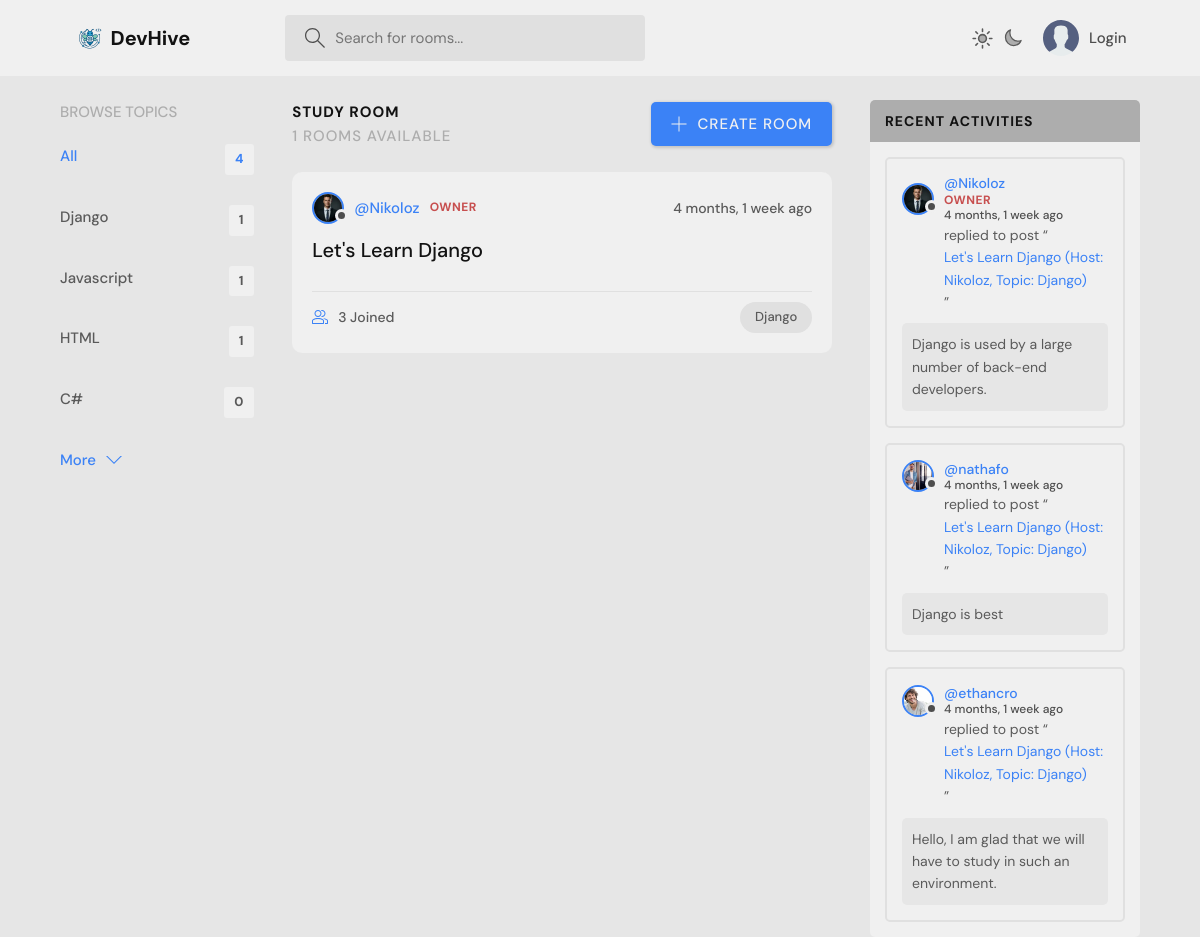
The app's page /search/Django/ with its own data.
### base/models.py (models this page shows, shortened)
class Topic(models.Model):
    name = models.CharField(max_length=200)

class Room(models.Model):
    host = models.ForeignKey(User, on_delete=models.SET_NULL, null=True)
    topic = models.ForeignKey(Topic, on_delete=models.SET_NULL, null=True)
    name = models.CharField(max_length=60)
    slug = models.SlugField(unique=True, blank=True, null=True)
    description = models.TextField(null=True, blank=True)
    participants = models.ManyToManyField(User, related_name='participants', blank=True)
    created = models.DateTimeField(auto_now_add=True)
    updated = models.DateTimeField(auto_now=True)
    class Meta:
        ordering = ['-updated', '-created']
    def __str__(self):
        return f"{self.name} (Host: {self.host.username if self.host else 'No host'}, Topic: {self.topic.name if self.topic else 'No topic'})"

class User(AbstractUser):
    name = models.CharField(max_length=30, null=True)
    email = models.EmailField(unique=True, null=True)
    bio = models.TextField(null=True)
    avatar = models.ImageField(null=True, default='avatar.svg')
    followers = models.ManyToManyField(
        'self',
        symmetrical=False,
        related_name='following',
        blank=True,
        )
    USERNAME_FIELD = 'email'
    REQUIRED_FIELDS = []

class Message(models.Model):
    user = models.ForeignKey(User, on_delete=models.CASCADE)
    room = models.ForeignKey(Room, on_delete=models.CASCADE)
    body = models.TextField()
    created = models.DateTimeField(auto_now_add=True)
    updated = models.DateTimeField(auto_now=True)
    class Meta:
        ordering = ['-created']

### base/views.py (the view)
# urls.py: path('search/<str:q>/', search, name='search'),
def search(request, q):
    rooms = Room.objects.filter(
        Q(topic__name__icontains=q) |
        Q(name__icontains=q) |
        Q(description__icontains=q)
    )
    topics = Topic.objects.all()[0:4]
    room_count = rooms.count()
    room_messages = Message.objects.filter(Q(room__topic__name__icontains=q))[:3]
    context = {'rooms': rooms, 'topics': topics, 'room_count': room_count, 'q': q, 'room_messages': room_messages}
    return render(request, 'home.html', context)

### templates/home.html (shortened to what this page needs)
    {% extends 'main.html' %}
    {% block content %}
    <main class="layout layout--3">
      <div class="container">
         {% include 'topics-component.html' %}
        <div class="roomList">
          <div class="roomList__header">
            <div>
              <h2>Study Room</h2>
              <p>{{rooms.count}} Rooms available</p>
            </div>
            <a class="btn btn--main" href="{% url 'create-room' %}">
              <svg version="1.1" xmlns="http://www.w3.org/2000/svg" width="32" height="32" viewBox="0 0 32 32">
                <title>add</title>
                <path
                  d="M16.943 0.943h-1.885v14.115h-14.115v1.885h14.115v14.115h1.885v-14.115h14.115v-1.885h-14.115v-14.115z"
                ></path>
              </svg>
              Create Room
            </a>
          </div>
          {% include 'feed-component.html' %}
        </div>
         {% include 'activity-component.html' %}
      </div>
    </main>
    {% endblock %}

### templates/topics-component.html
        <div class="topics">
          <div class="topics__header">
            <h2>Browse Topics</h2>
          </div>
          <ul class="topics__list">
            <li>
              <a href="{% url 'home' %}" class="active">All <span>{{topics.count}}</span></a>
            </li>
            {% for topic in topics %}
            <li>
              <a href="{% url 'search' topic.name %}">{{topic.name}} <span>{{topic.room_set.all.count}}</span></a>
            </li>
            {% endfor %}
          </ul>
          <a class="btn btn--link" href="{% url 'topics' %}">
            More
            <svg version="1.1" xmlns="http://www.w3.org/2000/svg" width="32" height="32" viewBox="0 0 32 32">
              <title>chevron-down</title>
              <path d="M16 21l-13-13h-3l16 16 16-16h-3l-13 13z"></path>
            </svg>
          </a>
        </div>

### templates/feed-component.html (shortened to what this page needs)
        {% for room in rooms %}
          <div class="roomListRoom">
            <div class="roomListRoom__header">
              <a href="{% url 'user-profile' room.host.username %}" class="roomListRoom__author">
                <div class="avatar avatar--small">
                  <img src="{{ room.host.avatar.url }}" />
                </div>
                <span>@{{room.host.username}}</span>
                {% if room.host.username == 'Nikoloz' %}
                <span style="color: rgb(199, 79, 79); font-weight: bold; letter-spacing: 0.5px; font-size: 12px;">OWNER</span>
                {% endif %}
              </a>
              <div class="roomListRoom__actions">
                <span>{{room.created|timesince}} ago</span>
              </div>
            </div>
            <div class="roomListRoom__content">
              <a href="{% url 'room' slug=room.slug %}">{{room.name}}</a>
            </div>
            <div class="roomListRoom__meta">
              <a href="{% url 'room' slug=room.slug %}" class="roomListRoom__joined">
                {{room.participants.all.count}} Joined
              </a>
              <p class="roomListRoom__topic">{{room.topic.name}}</p>
            </div>
          </div>
          {% endfor %}

### templates/activity-component.html (shortened to what this page needs)
        <div class="activities">
          <div class="activities__header">
            <h2>Recent Activities</h2>
          </div>
          {% for message in room_messages %}
          <div class="activities__box">
            <div class="activities__boxHeader roomListRoom__header">
              <a href="{% url 'user-profile' message.user.username %}" class="roomListRoom__author">
                <div class="avatar avatar--small">
                  <img src="{{ message.user.avatar.url }}" />
                </div>
                <p>
                  @{{message.user.username}}
                  {% if message.user.username == 'Nikoloz' %}
                  <span style="color: rgb(199, 79, 79); font-weight: bold; letter-spacing: 0.5px; font-size: 12px;">OWNER</span>
                  {% endif %}
                  <span>{{message.created|timesince}} ago</span>
                </p>
              </a>
            </div>
            <div class="activities__boxContent">
              <p>replied to post “<a href="{% url 'room' slug=message.room.slug %}">{{message.room}}</a>”</p>
              <div class="activities__boxRoomContent">
                {{message.body}}
              </div>
            </div>
          </div>
          {% endfor %}
        </div>

### records on screen
Topic: name "Django", room_set.all.count "1"
Topic: name "Javascript", room_set.all.count "1"
Topic: name "HTML", room_set.all.count "1"
Topic: name "C#", room_set.all.count "0"
Room: host.avatar (picture), host.username "Nikoloz", shows "OWNER", created "4 months, 1 week", name "Let's Learn Django", participants.all.count "3", topic.name "Django"
Message: user.avatar (picture), user.username "Nikoloz", shows "OWNER", created "4 months, 1 week", room "Let's Learn Django (Host: Nikoloz, Topic: Django)", body "Django is used by a large number of back-end developers."
Message: user.avatar (picture), user.username "nathafo", created "4 months, 1 week", room "Let's Learn Django (Host: Nikoloz, Topic: Django)", body "Django is best"
Message: user.avatar (picture), user.username "ethancro", created "4 months, 1 week", room "Let's Learn Django (Host: Nikoloz, Topic: Django)", body "Hello, I am glad that we will have to study in such an environment."

### other values on screen
{{ topics.count }} "4"
{{ rooms.count }} "1"
